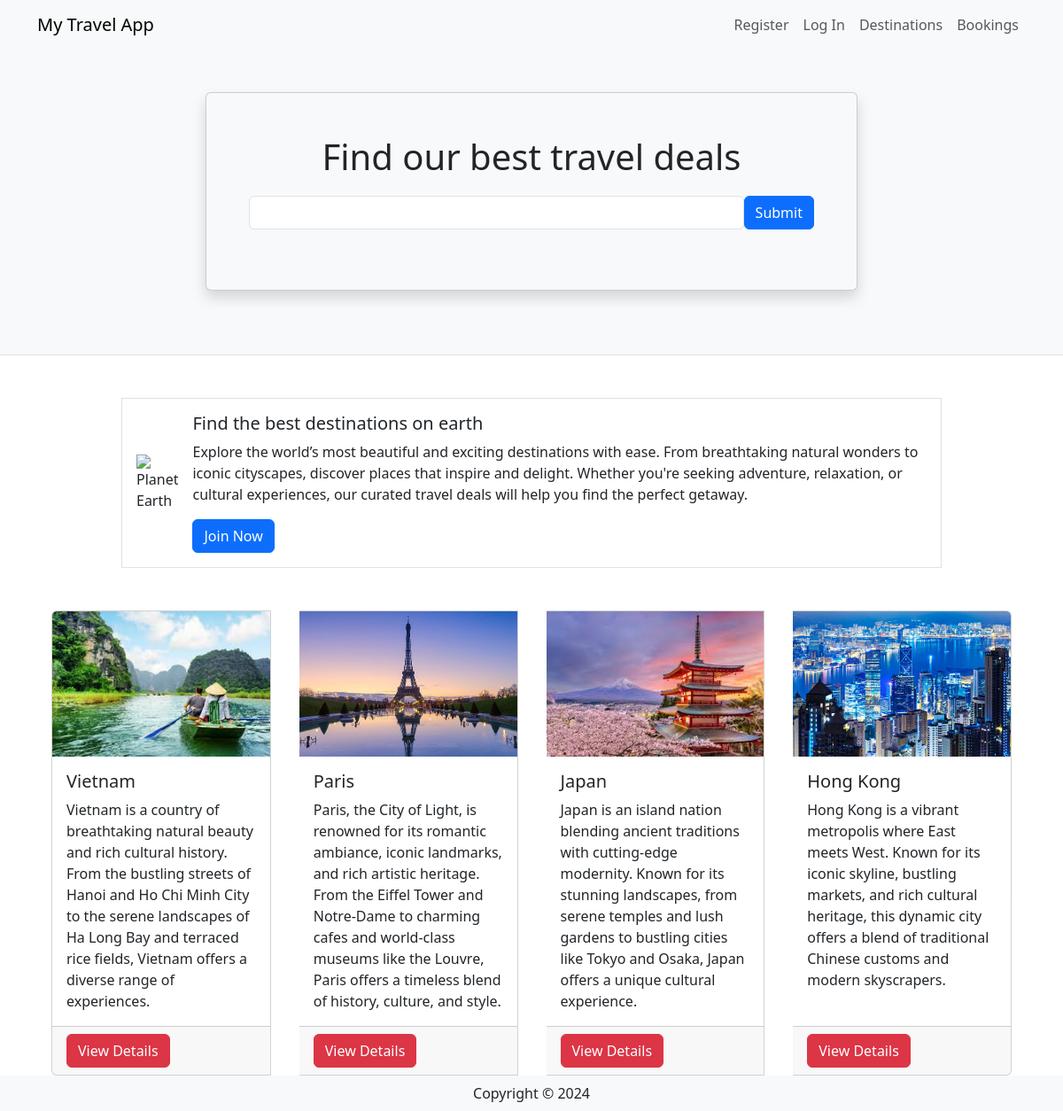
The page / on the database its author committed.
### travel/models.py (models this page shows, shortened)
class Destination(db.Model):
    __tablename__ = 'destinations'
    id = db.Column(db.Integer, primary_key=True)
    name = db.Column(db.String(80))
    description = db.Column(db.String(200))
    image = db.Column(db.String(400))
    currency = db.Column(db.String(3))
    comments = db.relationship('Comment', backref='destination')

### travel/views.py (the view)
@mainbp.route('/')
def index():
    destinations = db.session.scalars(db.select(Destination)).all()
    return render_template('index.html', destinations=destinations)

### travel/templates/index.html
{% extends 'base.html' %}
{% block header %}
      <div class="container">
         <div class="row justify-content-center mt-5 pb-4">
            <div class="col-md-8">
               <div class="card shadow p-5 mb-5 bg-light">
                  <h1 class="text-center mb-3">Find our best travel deals</h1>
                  <form class="form-inline d-flex flex-nowrap" action="{{ url_for('main.search') }}" >
                     <input type="text" name="search" class="form-control flex-grow-1 my-1 mr-sm-2" id="SearchForm">
                     <button type="submit" class="flex-shrink-1 btn btn-primary my-1">Submit</button>
                   </form>
               </div>
            </div>
         </div>
      </div>
{% endblock %}
{% block content %}
      <div class="container">
         <div class="row mt-5 mb-5 justify-content-center">
            <div class="col-md-10">
               <div class="media border p-3 d-flex justify-content-start">
                  <img class="align-self-center me-3" style="max-width:120px"
                     src="https://upload.wikimedia.org/wikipedia/commons/thumb/2/22/Earth_Western_Hemisphere_transparent_background.png/600px-Earth_Western_Hemisphere_transparent_background.png"
                     alt="Planet Earth">
                  <div class="align-self-center media-body">
                     <h5 class="mt-0">Find the best destinations on earth</h5>
                     <p class="d-none d-sm-block">Explore the world’s most beautiful and exciting destinations with ease. From breathtaking natural wonders to iconic cityscapes, discover places that inspire and delight. Whether you're seeking adventure, relaxation, or cultural experiences, our curated travel deals will help you find the perfect getaway.</p>
                     <a href="#" class="btn btn-primary">Join Now</a>
                  </div>
               </div>
            </div>
         </div>
         <div class="card-group">
            {% for destination in destinations %}
            <div class="card mx-3">
               <img class="card-img-top"
                  src="{{destination.image}}" alt="destination picture">
               <div class="card-body">
                  <h5 class="card-title">{{destination.name}}</h5>
                  <p class="card-text">{{destination.description}}</p>
               </div>
               <div class="card-footer"><a href="{{url_for('destination.show', id=destination.id)}}" class ="btn btn-danger"> View Details </a></div>
            </div>
            {% endfor %}
         </div>
      </div>
{% endblock %}

### travel/templates/base.html (shortened to what this page needs)
<html>
<head>
   <link href="https://cdn.jsdelivr.net/npm/bootstrap@5.3.2/dist/css/bootstrap.min.css" rel="stylesheet">
</head>
<body>
   <header class="bg-light border-bottom">
      <nav class="navbar navbar-expand-lg navbar-light bg-light">
         <div class="container">
            <a href="/" class="navbar-brand">My Travel App</a>
            <div class="collapse navbar-collapse justify-content-end" id="navbarSupportedContent">
               <div class="navbar-nav ml-auto">
                  {% if current_user.is_authenticated %}
                     <a class="nav-item nav-link disabled text-muted" href="#">Welcome {{current_user.name}}</a>
                     <a class="nav-item nav-link" href="{{ url_for('auth.logout') }}">Log Out</a>
                  {% else %}
                     <a class="nav-item nav-link" href="{{ url_for('auth.register') }}">Register</a>
                     <a class="nav-item nav-link" href="{{ url_for('auth.login') }}">Log In</a>
                  {% endif %}
                  <a class="nav-item nav-link" href="{{ url_for('destination.create') }}">Destinations</a>
                  <a class="nav-item nav-link" href="#">Bookings</a>
               </div>
            </div>
         </div>
      </nav>
      {% block header %}
      {% endblock %}
   </header>
   {% block content %}
   {% endblock %}
    <footer class="footer">
        <div class="text-center py-2 bg-light">
            <span class="text-dark">Copyright &copy; {{ year }}</span>
        </div>
    </footer>
   </body>
</html>

### rows shown on the page
Destination: image (picture), name "Vietnam", description "Vietnam is a country of breathtaking natural beauty and rich cultural history. From the bustling streets of Hanoi and Ho Chi Minh City to the serene landscapes of Ha Long Bay and terraced rice fields, Vietnam offers a diverse range of experiences."
Destination: image (picture), name "Paris", description "Paris, the City of Light, is renowned for its romantic ambiance, iconic landmarks, and rich artistic heritage. From the Eiffel Tower and Notre-Dame to charming cafes and world-class museums like the Louvre, Paris offers a timeless blend of history, culture, and style."
Destination: image (picture), name "Japan", description "Japan is an island nation blending ancient traditions with cutting-edge modernity. Known for its stunning landscapes, from serene temples and lush gardens to bustling cities like Tokyo and Osaka, Japan offers a unique cultural experience."
Destination: image (picture), name "Hong Kong", description "Hong Kong is a vibrant metropolis where East meets West. Known for its iconic skyline, bustling markets, and rich cultural heritage, this dynamic city offers a blend of traditional Chinese customs and modern skyscrapers."
